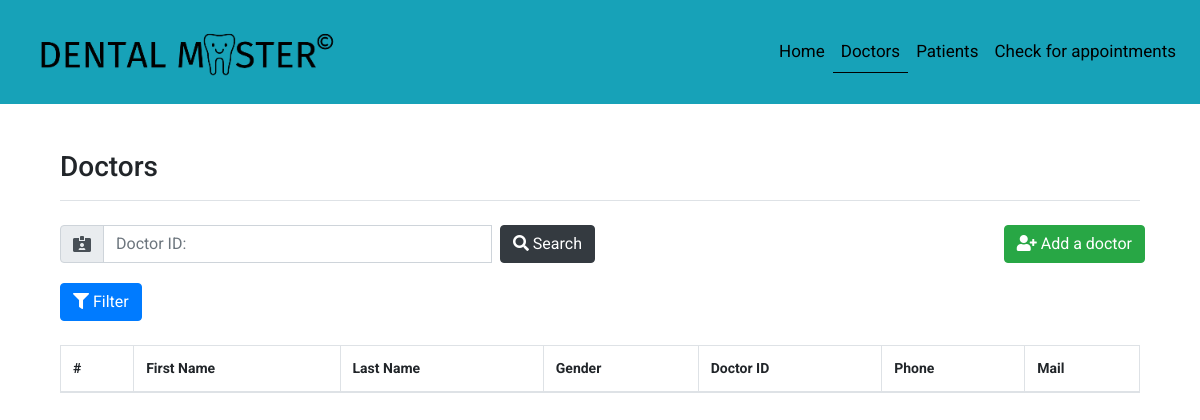
Before: /doctors.php with the older database file.
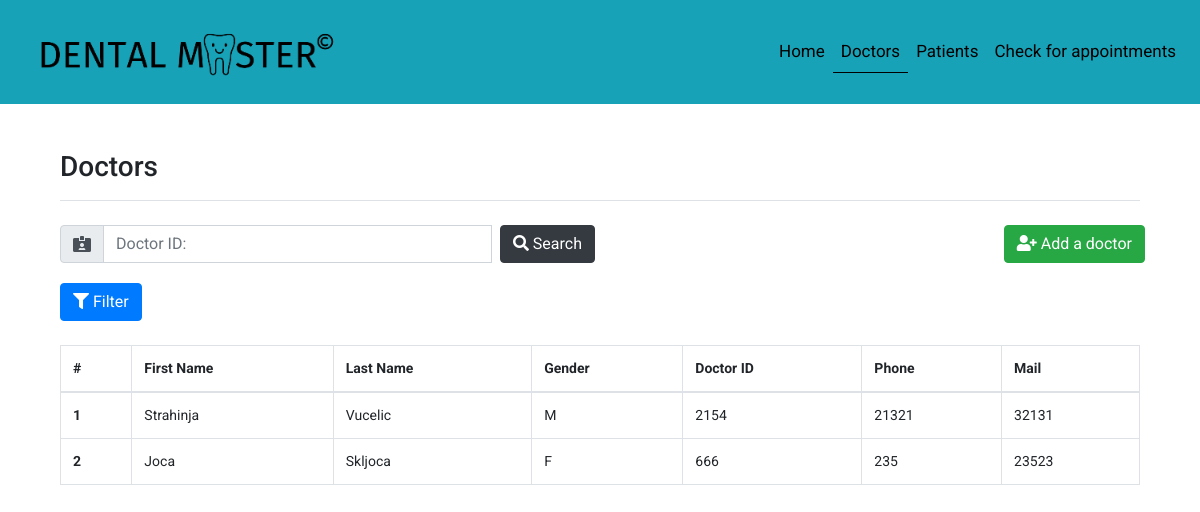
After: the same page with the newer database file.
### tables this page shows
CREATE TABLE `doctors` (
  `d_id` int(11) NOT NULL,
  `d_first_name` varchar(128) NOT NULL,
  `d_last_name` varchar(128) NOT NULL,
  `d_doctor_id` varchar(64) NOT NULL,
  `d_phone` varchar(64) NOT NULL,
  `d_mail` varchar(256) DEFAULT NULL,
  `d_gender` varchar(1) NOT NULL
);

### doctors.php (the view, shortened to what this page needs)
<!DOCTYPE html>
<?php
include 'php/dbh.php';
?>
<html>
<head>
  <link rel="stylesheet" href="https://stackpath.bootstrapcdn.com/bootstrap/4.3.1/css/bootstrap.min.css">
  <link rel="stylesheet" href="https://use.fontawesome.com/releases/v5.8.2/css/all.css">
  <link rel="stylesheet" href="https://use.fontawesome.com/releases/v5.8.2/css/all.css">
  <link rel="stylesheet" href="css/master.css">
</head>
<body>
  <nav class="navbar navbar-expand-lg navbar-light bg-info">
    <a class="navbar-brand" href="#">
      <img src="img/logo.png" width="80%" class="d-inline-block align-top" alt="">
    </a>
    <div class="collapse navbar-collapse" id="navbarTogglerDemo03">
      <ul class="navbar-nav ml-auto">
        <li class="nav-item">
          <a class="nav-link" href="index.php">Home</a>
        </li>
        <li class="nav-item active">
          <a class="nav-link" href="doctors.php">Doctors</a>
        </li>
        <li class="nav-item">
          <a class="nav-link" href="patients.php">Patients <span class="sr-only">(current)</span></a>
        </li>
        <li class="nav-item">
          <a class="nav-link" href="appointments.php">Check for appointments</a>
        </li>
      </ul>
    </div>
  </nav>
  <div class="container">
    <div class="pb-2 mt-3 mb-4 border-bottom">
      <h3>Doctors</h1>
    </div>
    <form method="get">
      <div class="form-row justify-content-between">
        <div class="form-group col-md-6 col-sm-6">
          <div class="input-group mb-1">
            <div class="input-group-prepend">
              <span class="input-group-text"><i class="fas fa-id-card-alt"></i></span>
            </div>
            <input type="search" name="q" class="form-control mr-2" placeholder="Doctor ID:" id="doctor_id" autocomplete="off" value="<?php
            if(isset($_GET["q"])) {
              echo $_GET["q"];
            }
            ?>">
            <button type="submit" class="btn btn-dark" id="search_button"><i class="fas fa-search"></i> Search</button>
          </div>
        </div>
        <div class="form-group">
          <a class="btn btn-success ml-1" id="add_doctor_button" data-toggle="modal" data-target="#newDoctorModal" style="color: white !important;">
            <i class="fas fa-user-plus"></i> Add a doctor
          </a>
        </div>
      </div>
    </form>
    <div class="row mb-2">
      <div class="col-3">
        <form method="get">
          <a class="btn btn-primary mb-2" data-toggle="collapse" href="#collapseExample" role="button" aria-expanded="false" aria-controls="collapseExample">
            <i class="fas fa-filter"></i> Filter
          </a>
        </form>
      </div>
    </div>
    <table class="table table-hover table-bordered">
      <thead>
        <th>#</th>
        <th>First Name</th>
        <th>Last Name</th>
        <th>Gender</th>
        <th>Doctor ID</th>
        <th>Phone</th>
        <th>Mail</th>
      </thead>
      <tbody id="table_doctors_body">
        <?php
        if(isset($_GET["q"]) && !empty($_GET["q"])) {
          $q_id = $_GET["q"];
          $q = "SELECT * FROM doctors WHERE d_doctor_id=$q_id";
          $result = $conn->query($q);
          $br = 1;
          if($result->num_rows > 0) {
            while ($row = $result->fetch_assoc()) {
              echo "<tr id=\"row_{$row["d_id"]}\">";
              echo "<th>$br</td>";
              echo "<td>{$row["d_first_name"]}</td>";
              echo "<td>{$row["d_last_name"]}</td>";
              echo "<td>{$row["d_gender"]}</td>";
              echo "<td>{$row["d_doctor_id"]}</td>";
              echo "<td>{$row["d_phone"]}</td>";
              echo "<td>{$row["d_mail"]}</td>";
              echo "</tr>";
              $br++;
            }
          } else {
            echo "<tr id=\"results\"><th>0 results found.</th></tr>";
          }
        } else {
          if(isset($_GET["column"]) && isset($_GET["type"])) {
            $column = $_GET["column"];
            $type = $_GET["type"];
            if($type == "ascending") {
              $q = "SELECT * FROM doctors ORDER BY d_$column ASC";
            } else {
              $q = "SELECT * FROM doctors ORDER BY d_$column DESC";
            }
            $result = $conn->query($q);
            $br = 1;
            if($result->num_rows > 0) {
              while ($row = $result->fetch_assoc()) {
                echo "<tr id=\"row_{$row["d_id"]}\">";
                echo "<th>$br</td>";
                echo "<td>{$row["d_first_name"]}</td>";
                echo "<td>{$row["d_last_name"]}</td>";
                echo "<td>{$row["d_gender"]}</td>";
                echo "<td>{$row["d_doctor_id"]}</td>";
                echo "<td>{$row["d_phone"]}</td>";
                echo "<td>{$row["d_mail"]}</td>";
                echo "</tr>";
                $br++;
              }
            }
          } else {
            $q = "SELECT * FROM doctors";
            $result = $conn->query($q);
            $br = 1;
            if($result->num_rows > 0) {
              while ($row = $result->fetch_assoc()) {
                echo "<tr id=\"row_{$row["d_id"]}\">";
                echo "<th>$br</td>";
                echo "<td>{$row["d_first_name"]}</td>";
                echo "<td>{$row["d_last_name"]}</td>";
                echo "<td>{$row["d_gender"]}</td>";
                echo "<td>{$row["d_doctor_id"]}</td>";
                echo "<td>{$row["d_phone"]}</td>";
                echo "<td>{$row["d_mail"]}</td>";
                echo "</tr>";
                $br++;
              }
            }
          }
        }
        ?>
      </tbody>
    </table>
    </div>
</body>
</html>

### css/master.css (style rules this page uses)
body { font-family: 'Roboto', sans-serif; }
.nav-link { color: black !important; font-size: 17px; }
.active { border-bottom: 1px solid black; }
.navbar-brand { padding-top: 10px; padding-bottom: 0px; }
.container { padding: 30px; }
td, th { font-size: 14px !important; }
tr, #add_patient_button, #add_doctor_button { cursor: pointer; }

Changed rows visible on the page:
added doctors: d_first_name "Strahinja", d_last_name "Vucelic", d_gender "M", d_doctor "2154", d_phone "21321", d_mail "32131"
added doctors: d_first_name "Joca", d_last_name "Skljoca", d_gender "F", d_doctor "666", d_phone "235", d_mail "23523"
